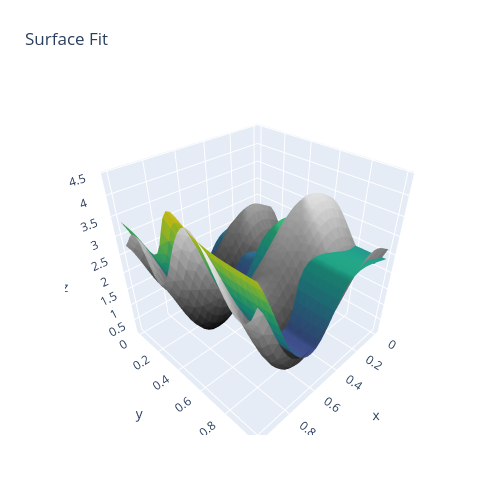

The notebook cell this image was saved under:
### Code cell
Rebuilder = Rebuild()
Rebuilder.rebuildFullNet("model_12_1_16")

### Figure 1 — Plotly figure (JSON) as saved in the notebook; plotly's stock layout.template omitted (floating-point values rounded to 4 significant figures; data arrays with more than 128 entries replaced by an {"elided": "..."} marker saying what was removed)
{"data": [{"facecolor": {"elided": "1922 str values"}, "i": {"elided": "1922 int values"}, "j": {"elided": "1922 int values"}, "k": {"elided": "1922 int values"}, "name": "", "type": "mesh3d", "x": {"elided": "1024 float values"}, "y": {"elided": "1024 float values"}, "z": {"elided": "1024 float values"}}, {"facecolor": {"elided": "1922 str values"}, "i": {"elided": "1922 int values"}, "j": {"elided": "1922 int values"}, "k": {"elided": "1922 int values"}, "name": "", "type": "mesh3d", "x": {"elided": "1024 float values"}, "y": {"elided": "1024 float values"}, "z": {"elided": "1024 float values"}}], "layout": {"autosize": false, "height": 500, "margin": {"b": 65, "l": 65, "r": 50, "t": 90}, "title": {"text": "Surface Fit"}, "width": 500}}
